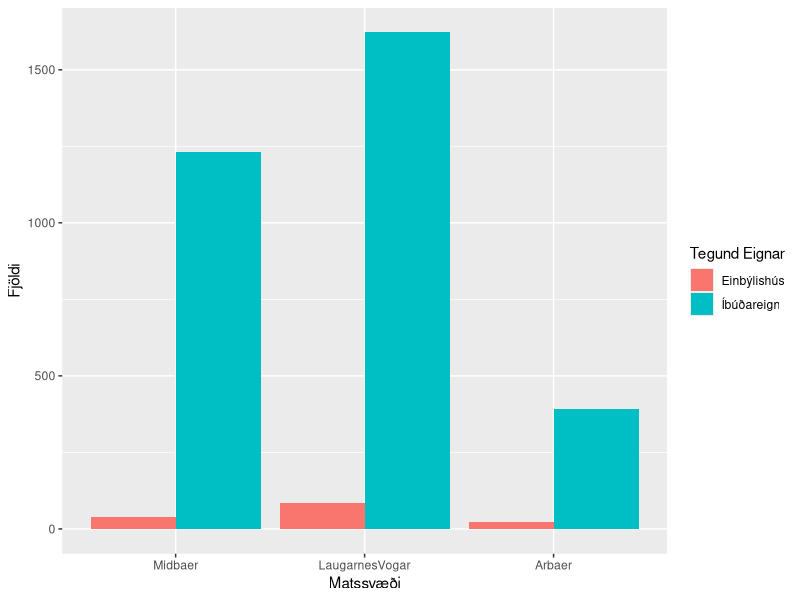
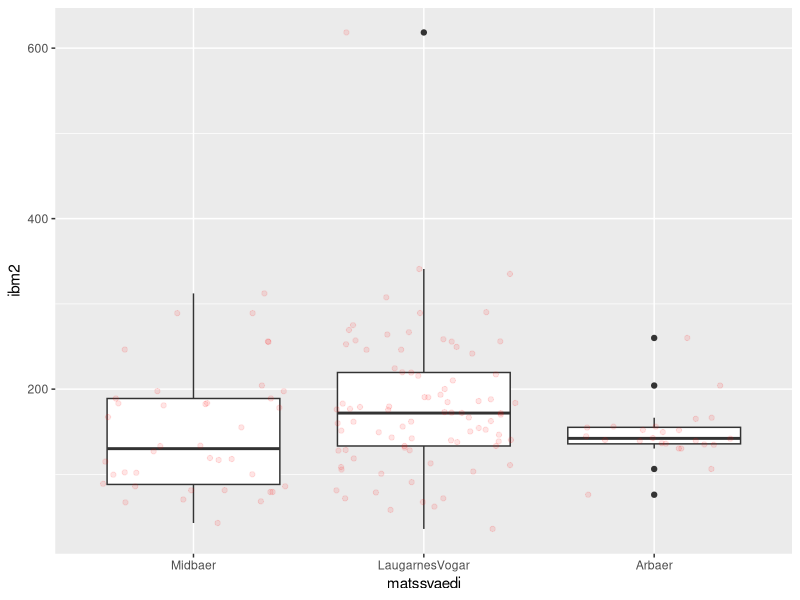
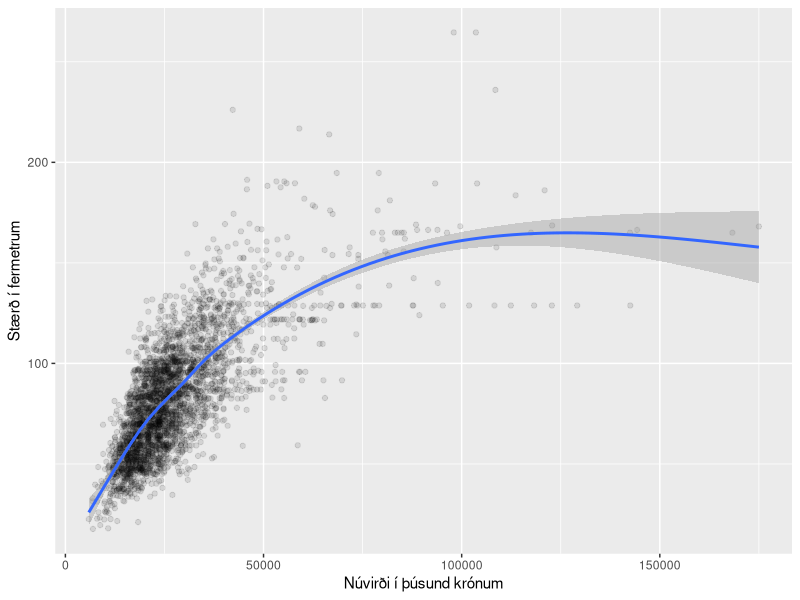

Here is the R script that generated these plots, in order: (Note: this script raises an error after producing the figures.)
## ---- chunk 1
knitr::opts_chunk$set(echo = TRUE)
library(dplyr)
library(ggplot2)
## ---- chunk 2
thv <- read.table("./data/husnaedi.txt", header = TRUE, sep = ";")
## ---- chunk 3
hverfi <- c(20, 100, 200)
thv <- filter(thv, thv$matssvaedi%in%hverfi)
## ---- chunk 4
str(thv)
##Eins og sjá má eru matssvæðin ranglega skilgreind sem tölugildi. Svo við breytum þeim í faktor og köllum matssvæðin nýjum nöfnum.
thv$matssvaedi <- as.factor(thv$matssvaedi)
levels(thv$matssvaedi) <- c("Midbaer", "LaugarnesVogar", "Arbaer")
str(thv)
## ---- chunk 5
plott1 <- 
  ggplot(aes(matssvaedi), data = thv) +
  geom_bar(position = "dodge", aes(fill = thv$teg_eign)) +

##X og Y labels
  xlab("Matssvæði") + ylab("Fjöldi") +

##Legend
  scale_fill_discrete(name = "Tegund Eignar")

plott1
## ---- chunk 6
einbylishus <- dplyr::filter(thv, teg_eign == "Einbýlishús")
plott2 <- 
  ggplot(aes(matssvaedi, ibm2), data = einbylishus) + geom_boxplot() + geom_jitter(alpha = 0.1, color = "red")

plott2
## ---- chunk 7
ibudir <- dplyr::filter(thv, teg_eign == "Íbúðareign")
plott3 <- 
  ggplot(aes(nuvirdi, ibm2), 
        data = ibudir) +
  ## How to plot
        geom_point(alpha = 0.1) +
        geom_smooth() + 
  ## X and Y labels
        xlab("Núvirði í þúsund krónum") + ylab("Stærð í fermetrum")

plott3
        xlab("Núvirði íbúðar í þúsund krónum") + ylab("Stærð í fermetrum")
## ---- chunk 8
table(thv$teg_eign, thv$matssvaedi)
prop.table(table(thv$teg_eign, thv$matssvaedi), 2)
## ---- chunk 9
einbyl.midbaer <- einbylishus %>%
  filter(matssvaedi == "Midbaer")

einbyl.LaugarnesVogar <- einbylishus %>%
  filter(matssvaedi == "LaugarnesVogar")

einbyl.Arbaer <- einbylishus %>%
  filter(matssvaedi == "Arbaer")
## ---- chunk 10
einbyli <- filter(thv, teg_eign == "Einbýlishús")
## ---- chunk 11
einbyli_1 <- filter(einbyli, matssvaedi=="Midbaer")
mean(einbyli_1$ibm2)
var(einbyli_1$ibm2)
## ---- chunk 12
einbyli_2 <- filter(einbyli, matssvaedi=="LaugarnesVogar")
mean(einbyli_2$ibm2)
var(einbyli_2$ibm2)
## ---- chunk 13
einbyli_3 <- filter(einbyli, matssvaedi=="Arbaer")
mean(einbyli_3$ibm2)
var(einbyli_3$ibm2)
## ---- chunk 14
litlar <- filter(ibudir, ibm2>=50 & ibm2 <=60)
ggplot(data = litlar, aes(matssvaedi, nuvirdi))+
  ## How to plot
        geom_boxplot(alpha=0.1)+
        geom_jitter(alpha = 0.3, color = "red")+
  ## X and Y labels
        xlab("Matssvæði") + ylab("Virði lítilla íbúða í þús. krónum")+
        scale_y_continuous(breaks = c(0,10000,20000,30000,40000,50000,60000))
